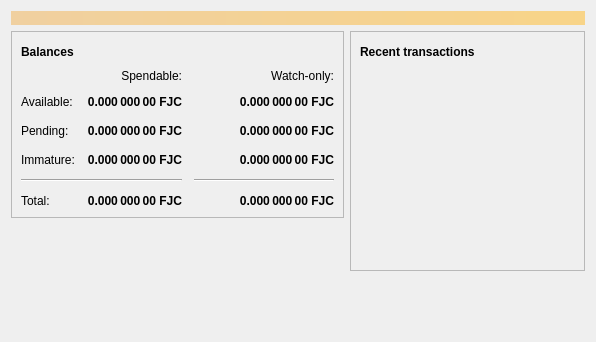
<?xml version="1.0" encoding="UTF-8"?>
<ui version="4.0">
 <class>OverviewPage</class>
 <widget class="QWidget" name="OverviewPage">
  <property name="geometry">
   <rect>
    <x>0</x>
    <y>0</y>
    <width>596</width>
    <height>342</height>
   </rect>
  </property>
  <property name="windowTitle">
   <string>Form</string>
  </property>
  <layout class="QVBoxLayout" name="topLayout">
   <item>
    <widget class="QLabel" name="labelAlerts">
     <property name="visible">
      <bool>false</bool>
     </property>
     <property name="styleSheet">
      <string notr="true">QLabel { background-color: qlineargradient(x1: 0, y1: 0, x2: 1, y2: 0, stop:0 #F0D0A0, stop:1 #F8D488); color:#000000; }</string>
     </property>
     <property name="wordWrap">
      <bool>true</bool>
     </property>
     <property name="margin">
      <number>3</number>
     </property>
     <property name="textInteractionFlags">
      <set>Qt::TextSelectableByMouse</set>
     </property>
    </widget>
   </item>
   <item>
    <layout class="QHBoxLayout" name="horizontalLayout" stretch="1,1">
     <item>
      <layout class="QVBoxLayout" name="verticalLayout_2">
       <item>
        <widget class="QFrame" name="frame">
         <property name="frameShape">
          <enum>QFrame::StyledPanel</enum>
         </property>
         <property name="frameShadow">
          <enum>QFrame::Raised</enum>
         </property>
         <layout class="QVBoxLayout" name="verticalLayout_4">
          <item>
           <layout class="QHBoxLayout" name="horizontalLayout_4">
            <item>
             <widget class="QLabel" name="label_5">
              <property name="font">
               <font>
                <weight>75</weight>
                <bold>true</bold>
               </font>
              </property>
              <property name="text">
               <string>Balances</string>
              </property>
             </widget>
            </item>
            <item>
             <widget class="QPushButton" name="labelWalletStatus">
              <property name="enabled">
               <bool>true</bool>
              </property>
              <property name="maximumSize">
               <size>
                <width>30</width>
                <height>16777215</height>
               </size>
              </property>
              <property name="toolTip">
               <string>The displayed information may be out of date. Your wallet automatically synchronizes with the Fujicoin network after a connection is established, but this process has not completed yet.</string>
              </property>
              <property name="text">
               <string/>
              </property>
              <property name="icon">
               <iconset resource="../fujicoin.qrc">
                <normaloff>:/icons/warning</normaloff>
                <disabledoff>:/icons/warning</disabledoff>:/icons/warning</iconset>
              </property>
              <property name="iconSize">
               <size>
                <width>24</width>
                <height>24</height>
               </size>
              </property>
              <property name="flat">
               <bool>true</bool>
              </property>
             </widget>
            </item>
            <item>
             <spacer name="horizontalSpacer_3">
              <property name="orientation">
               <enum>Qt::Horizontal</enum>
              </property>
              <property name="sizeHint" stdset="0">
               <size>
                <width>40</width>
                <height>20</height>
               </size>
              </property>
             </spacer>
            </item>
           </layout>
          </item>
          <item>
           <layout class="QGridLayout" name="gridLayout">
            <property name="spacing">
             <number>12</number>
            </property>
            <item row="2" column="2">
             <widget class="QLabel" name="labelWatchPending">
              <property name="font">
               <font>
                <weight>75</weight>
                <bold>true</bold>
               </font>
              </property>
              <property name="cursor">
               <cursorShape>IBeamCursor</cursorShape>
              </property>
              <property name="toolTip">
               <string>Unconfirmed transactions to watch-only addresses</string>
              </property>
              <property name="text">
               <string notr="true">0.000 000 00 FJC</string>
              </property>
              <property name="alignment">
               <set>Qt::AlignRight|Qt::AlignTrailing|Qt::AlignVCenter</set>
              </property>
              <property name="textInteractionFlags">
               <set>Qt::LinksAccessibleByMouse|Qt::TextSelectableByKeyboard|Qt::TextSelectableByMouse</set>
              </property>
             </widget>
            </item>
            <item row="2" column="1">
             <widget class="QLabel" name="labelUnconfirmed">
              <property name="font">
               <font>
                <weight>75</weight>
                <bold>true</bold>
               </font>
              </property>
              <property name="cursor">
               <cursorShape>IBeamCursor</cursorShape>
              </property>
              <property name="toolTip">
               <string>Total of transactions that have yet to be confirmed, and do not yet count toward the spendable balance</string>
              </property>
              <property name="text">
               <string notr="true">0.000 000 00 FJC</string>
              </property>
              <property name="alignment">
               <set>Qt::AlignRight|Qt::AlignTrailing|Qt::AlignVCenter</set>
              </property>
              <property name="textInteractionFlags">
               <set>Qt::LinksAccessibleByMouse|Qt::TextSelectableByKeyboard|Qt::TextSelectableByMouse</set>
              </property>
             </widget>
            </item>
            <item row="3" column="2">
             <widget class="QLabel" name="labelWatchImmature">
              <property name="font">
               <font>
                <weight>75</weight>
                <bold>true</bold>
               </font>
              </property>
              <property name="cursor">
               <cursorShape>IBeamCursor</cursorShape>
              </property>
              <property name="toolTip">
               <string>Mined balance in watch-only addresses that has not yet matured</string>
              </property>
              <property name="text">
               <string notr="true">0.000 000 00 FJC</string>
              </property>
              <property name="alignment">
               <set>Qt::AlignRight|Qt::AlignTrailing|Qt::AlignVCenter</set>
              </property>
              <property name="textInteractionFlags">
               <set>Qt::LinksAccessibleByMouse|Qt::TextSelectableByKeyboard|Qt::TextSelectableByMouse</set>
              </property>
             </widget>
            </item>
            <item row="4" column="0" colspan="2">
             <widget class="Line" name="line">
              <property name="orientation">
               <enum>Qt::Horizontal</enum>
              </property>
             </widget>
            </item>
            <item row="4" column="2">
             <widget class="Line" name="lineWatchBalance">
              <property name="sizePolicy">
               <sizepolicy hsizetype="Preferred" vsizetype="Fixed">
                <horstretch>0</horstretch>
                <verstretch>0</verstretch>
               </sizepolicy>
              </property>
              <property name="minimumSize">
               <size>
                <width>140</width>
                <height>0</height>
               </size>
              </property>
              <property name="orientation">
               <enum>Qt::Horizontal</enum>
              </property>
             </widget>
            </item>
            <item row="5" column="0">
             <widget class="QLabel" name="labelTotalText">
              <property name="text">
               <string>Total:</string>
              </property>
             </widget>
            </item>
            <item row="3" column="1">
             <widget class="QLabel" name="labelImmature">
              <property name="font">
               <font>
                <weight>75</weight>
                <bold>true</bold>
               </font>
              </property>
              <property name="cursor">
               <cursorShape>IBeamCursor</cursorShape>
              </property>
              <property name="toolTip">
               <string>Mined balance that has not yet matured</string>
              </property>
              <property name="text">
               <string notr="true">0.000 000 00 FJC</string>
              </property>
              <property name="alignment">
               <set>Qt::AlignRight|Qt::AlignTrailing|Qt::AlignVCenter</set>
              </property>
              <property name="textInteractionFlags">
               <set>Qt::LinksAccessibleByMouse|Qt::TextSelectableByKeyboard|Qt::TextSelectableByMouse</set>
              </property>
             </widget>
            </item>
            <item row="2" column="3">
             <spacer name="horizontalSpacer_2">
              <property name="orientation">
               <enum>Qt::Horizontal</enum>
              </property>
              <property name="sizeHint" stdset="0">
               <size>
                <width>40</width>
                <height>20</height>
               </size>
              </property>
             </spacer>
            </item>
            <item row="3" column="0">
             <widget class="QLabel" name="labelImmatureText">
              <property name="text">
               <string>Immature:</string>
              </property>
             </widget>
            </item>
            <item row="5" column="1">
             <widget class="QLabel" name="labelTotal">
              <property name="font">
               <font>
                <weight>75</weight>
                <bold>true</bold>
               </font>
              </property>
              <property name="cursor">
               <cursorShape>IBeamCursor</cursorShape>
              </property>
              <property name="toolTip">
               <string>Your current total balance</string>
              </property>
              <property name="text">
               <string notr="true">0.000 000 00 FJC</string>
              </property>
              <property name="alignment">
               <set>Qt::AlignRight|Qt::AlignTrailing|Qt::AlignVCenter</set>
              </property>
              <property name="textInteractionFlags">
               <set>Qt::LinksAccessibleByMouse|Qt::TextSelectableByKeyboard|Qt::TextSelectableByMouse</set>
              </property>
             </widget>
            </item>
            <item row="5" column="2">
             <widget class="QLabel" name="labelWatchTotal">
              <property name="font">
               <font>
                <weight>75</weight>
                <bold>true</bold>
               </font>
              </property>
              <property name="cursor">
               <cursorShape>IBeamCursor</cursorShape>
              </property>
              <property name="toolTip">
               <string>Current total balance in watch-only addresses</string>
              </property>
              <property name="text">
               <string notr="true">0.000 000 00 FJC</string>
              </property>
              <property name="alignment">
               <set>Qt::AlignRight|Qt::AlignTrailing|Qt::AlignVCenter</set>
              </property>
              <property name="textInteractionFlags">
               <set>Qt::LinksAccessibleByMouse|Qt::TextSelectableByKeyboard|Qt::TextSelectableByMouse</set>
              </property>
             </widget>
            </item>
            <item row="0" column="2">
             <widget class="QLabel" name="labelWatchonly">
              <property name="text">
               <string>Watch-only:</string>
              </property>
              <property name="alignment">
               <set>Qt::AlignRight|Qt::AlignTrailing|Qt::AlignVCenter</set>
              </property>
             </widget>
            </item>
            <item row="1" column="0">
             <widget class="QLabel" name="labelBalanceText">
              <property name="text">
               <string>Available:</string>
              </property>
             </widget>
            </item>
            <item row="1" column="1">
             <widget class="QLabel" name="labelBalance">
              <property name="font">
               <font>
                <weight>75</weight>
                <bold>true</bold>
               </font>
              </property>
              <property name="cursor">
               <cursorShape>IBeamCursor</cursorShape>
              </property>
              <property name="toolTip">
               <string>Your current spendable balance</string>
              </property>
              <property name="text">
               <string notr="true">0.000 000 00 FJC</string>
              </property>
              <property name="alignment">
               <set>Qt::AlignRight|Qt::AlignTrailing|Qt::AlignVCenter</set>
              </property>
              <property name="textInteractionFlags">
               <set>Qt::LinksAccessibleByMouse|Qt::TextSelectableByKeyboard|Qt::TextSelectableByMouse</set>
              </property>
             </widget>
            </item>
            <item row="1" column="2">
             <widget class="QLabel" name="labelWatchAvailable">
              <property name="font">
               <font>
                <weight>75</weight>
                <bold>true</bold>
               </font>
              </property>
              <property name="cursor">
               <cursorShape>IBeamCursor</cursorShape>
              </property>
              <property name="toolTip">
               <string>Your current balance in watch-only addresses</string>
              </property>
              <property name="text">
               <string notr="true">0.000 000 00 FJC</string>
              </property>
              <property name="alignment">
               <set>Qt::AlignRight|Qt::AlignTrailing|Qt::AlignVCenter</set>
              </property>
              <property name="textInteractionFlags">
               <set>Qt::LinksAccessibleByMouse|Qt::TextSelectableByKeyboard|Qt::TextSelectableByMouse</set>
              </property>
             </widget>
            </item>
            <item row="2" column="0">
             <widget class="QLabel" name="labelPendingText">
              <property name="text">
               <string>Pending:</string>
              </property>
             </widget>
            </item>
            <item row="0" column="1">
             <widget class="QLabel" name="labelSpendable">
              <property name="text">
               <string>Spendable:</string>
              </property>
              <property name="alignment">
               <set>Qt::AlignRight|Qt::AlignTrailing|Qt::AlignVCenter</set>
              </property>
             </widget>
            </item>
           </layout>
          </item>
         </layout>
        </widget>
       </item>
       <item>
        <spacer name="verticalSpacer">
         <property name="orientation">
          <enum>Qt::Vertical</enum>
         </property>
         <property name="sizeHint" stdset="0">
          <size>
           <width>20</width>
           <height>40</height>
          </size>
         </property>
        </spacer>
       </item>
      </layout>
     </item>
     <item>
      <layout class="QVBoxLayout" name="verticalLayout_3">
       <item>
        <widget class="QFrame" name="frame_2">
         <property name="frameShape">
          <enum>QFrame::StyledPanel</enum>
         </property>
         <property name="frameShadow">
          <enum>QFrame::Raised</enum>
         </property>
         <layout class="QVBoxLayout" name="verticalLayout">
          <item>
           <layout class="QHBoxLayout" name="horizontalLayout_2">
            <item>
             <widget class="QLabel" name="label_4">
              <property name="font">
               <font>
                <weight>75</weight>
                <bold>true</bold>
               </font>
              </property>
              <property name="text">
               <string>Recent transactions</string>
              </property>
             </widget>
            </item>
            <item>
             <widget class="QPushButton" name="labelTransactionsStatus">
              <property name="enabled">
               <bool>true</bool>
              </property>
              <property name="maximumSize">
               <size>
                <width>30</width>
                <height>16777215</height>
               </size>
              </property>
              <property name="toolTip">
               <string>The displayed information may be out of date. Your wallet automatically synchronizes with the Fujicoin network after a connection is established, but this process has not completed yet.</string>
              </property>
              <property name="text">
               <string/>
              </property>
              <property name="icon">
               <iconset resource="../fujicoin.qrc">
                <normaloff>:/icons/warning</normaloff>
                <disabledoff>:/icons/warning</disabledoff>:/icons/warning</iconset>
              </property>
              <property name="iconSize">
               <size>
                <width>24</width>
                <height>24</height>
               </size>
              </property>
              <property name="flat">
               <bool>true</bool>
              </property>
             </widget>
            </item>
            <item>
             <spacer name="horizontalSpacer">
              <property name="orientation">
               <enum>Qt::Horizontal</enum>
              </property>
              <property name="sizeHint" stdset="0">
               <size>
                <width>40</width>
                <height>20</height>
               </size>
              </property>
             </spacer>
            </item>
           </layout>
          </item>
          <item>
           <widget class="QListView" name="listTransactions">
            <property name="styleSheet">
             <string notr="true">QListView { background: transparent; }</string>
            </property>
            <property name="frameShape">
             <enum>QFrame::NoFrame</enum>
            </property>
            <property name="verticalScrollBarPolicy">
             <enum>Qt::ScrollBarAlwaysOff</enum>
            </property>
            <property name="horizontalScrollBarPolicy">
             <enum>Qt::ScrollBarAlwaysOff</enum>
            </property>
            <property name="selectionMode">
             <enum>QAbstractItemView::NoSelection</enum>
            </property>
           </widget>
          </item>
         </layout>
        </widget>
       </item>
       <item>
        <spacer name="verticalSpacer_2">
         <property name="orientation">
          <enum>Qt::Vertical</enum>
         </property>
         <property name="sizeHint" stdset="0">
          <size>
           <width>20</width>
           <height>40</height>
          </size>
         </property>
        </spacer>
       </item>
      </layout>
     </item>
    </layout>
   </item>
  </layout>
 </widget>
 <resources/>
 <connections/>
</ui>
